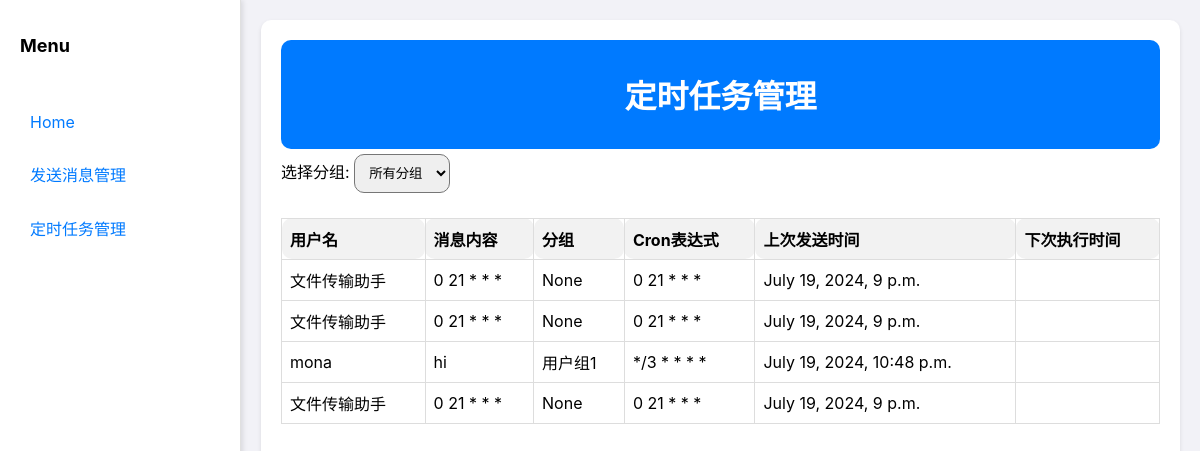
/schedule_management/, run on an earlier commit of the app's database.
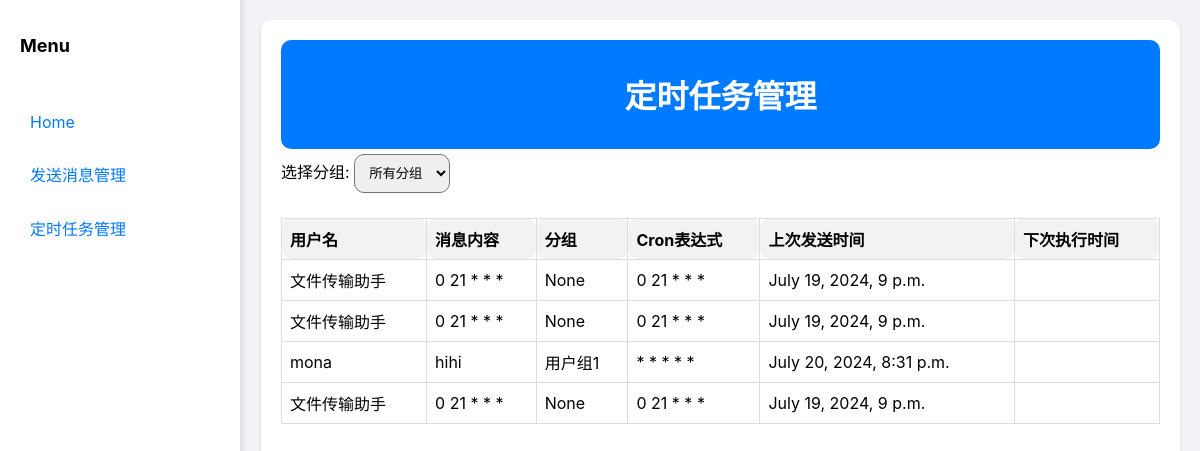
And on a later commit of the database.
### client_app/models.py (models this page shows, shortened)
class ScheduledMessage(models.Model):
    user = models.ForeignKey(WechatUser, on_delete=models.CASCADE)
    text = models.TextField()
    cron_expression = models.CharField(max_length=255)
    execution_count = models.IntegerField(default=0)
    last_executed = models.DateTimeField(null=True, blank=True)
    @property
    def group(self):
        return self.user.group

class WechatUser(models.Model):
    username = models.CharField(max_length=255, unique=True)
    wechatid = models.CharField(max_length=255, unique=True, blank=True, null=True)
    date_added = models.DateTimeField(blank=True, null=True)
    group = models.CharField(max_length=255, blank=True, null=True)  # 新增分组字段

### client_app/views.py (the view)
# urls.py: path('schedule_management/', schedule_management, name='schedule_management'),
def schedule_management(request):
    tasks = ScheduledMessage.objects.all()
    now = timezone.localtime(timezone.now())
    for task in tasks:
        base = now - timedelta(minutes=1)
        iter = croniter(task.cron_expression, base)
        next_time = iter.get_next(datetime)
        task.next_run = next_time
    groups = WechatUser.objects.values_list('group', flat=True).distinct()  # 获取所有分组
    return render(request, 'schedule_management.html', {'tasks': tasks,'groups': groups})

### client_app/templates/schedule_management.html (shortened to what this page needs)
<!DOCTYPE html>
<html lang="en">
<head>
</head>
<body>
<div class="sidebar">
    <h2>Menu</h2>
    <ul>
        <li><a href="{% url 'home' %}">Home</a></li>
        <li><a href="{% url 'send_message_management' %}">发送消息管理</a></li>
        <li><a href="{% url 'schedule_management' %}">定时任务管理</a></li>
    </ul>
</div>
<div class="content">
    <div class="topbar">
        <h1>定时任务管理</h1>
    </div>
    <div>
        <label for="groupFilter">选择分组:</label>
        <select id="groupFilter" onchange="filterTasks()">
            <option value="all">所有分组</option>
        </select>
    </div>
    <table>
        <thead>
        <tr>
            <th>用户名</th>
            <th>消息内容</th>
            <th>分组</th>
            <th>Cron表达式</th>
            <th>上次发送时间</th>
            <th>下次执行时间</th>
        </tr>
        </thead>
        <tbody id="taskContainer">
        {% for task in tasks %}
            <tr data-group="{{ task.group }}">
                <td>{{ task.user.username }}</td>
                <td>{{ task.text }}</td>
                <td>{{ task.group }}</td>
                <td>{{ task.cron_expression }}</td>
                <td>{{ task.last_executed }}</td>
                <td>{{ task.next_run }}</td>
            </tr>
        {% endfor %}
        </tbody>
    </table>
</div>
</body>
</html>

### client_app/templates/schedule_management.html (style rules this page uses)
body { font-family: -apple-system, BlinkMacSystemFont, "Segoe UI", Roboto, "Helvetica Neue", Arial, sans-serif; margin: 0; padding: 0; display: flex; height: 100vh; background-color: #f2f2f7; }
.sidebar { width: 200px; background-color: #ffffff; padding: 20px; box-shadow: 2px 0 5px rgba(0, 0, 0, 0.1); display: flex; flex-direction: column; gap: 20px; border-right: 1px solid #e0e0e0; }
h2 { font-size: 18px; margin-bottom: 10px; }
ul { list-style: none; padding: 0; }
ul li { margin-bottom: 10px; }
ul li a { text-decoration: none; color: #007aff; padding: 10px; display: block; border-radius: 10px; transition: background-color 0.3s ease; }
.content { flex: 1; padding: 20px; background-color: #ffffff; border-radius: 10px; box-shadow: 0 2px 4px rgba(0, 0, 0, 0.1); margin: 20px; }
.topbar { background-color: #007aff; color: white; padding: 10px; text-align: center; border-radius: 10px; }
table { width: 100%; border-collapse: collapse; margin-top: 20px; }
table, th, td { border: 1px solid #ddd; border-radius: 10px; }
th, td { padding: 8px; text-align: left; }
th { background-color: #f2f2f2; }
select, button { border-radius: 10px; padding: 10px; margin: 5px 0; }

What changed in the data, as far as the page shows it:
changed ScheduledMessage "mona": text "hi" → "hihi"; cron_expression "*/3 * * * *" → "* * * * *"; last_executed "July 19, 2024, 10:48 p.m." → "July 20, 2024, 8:31 p.m."
